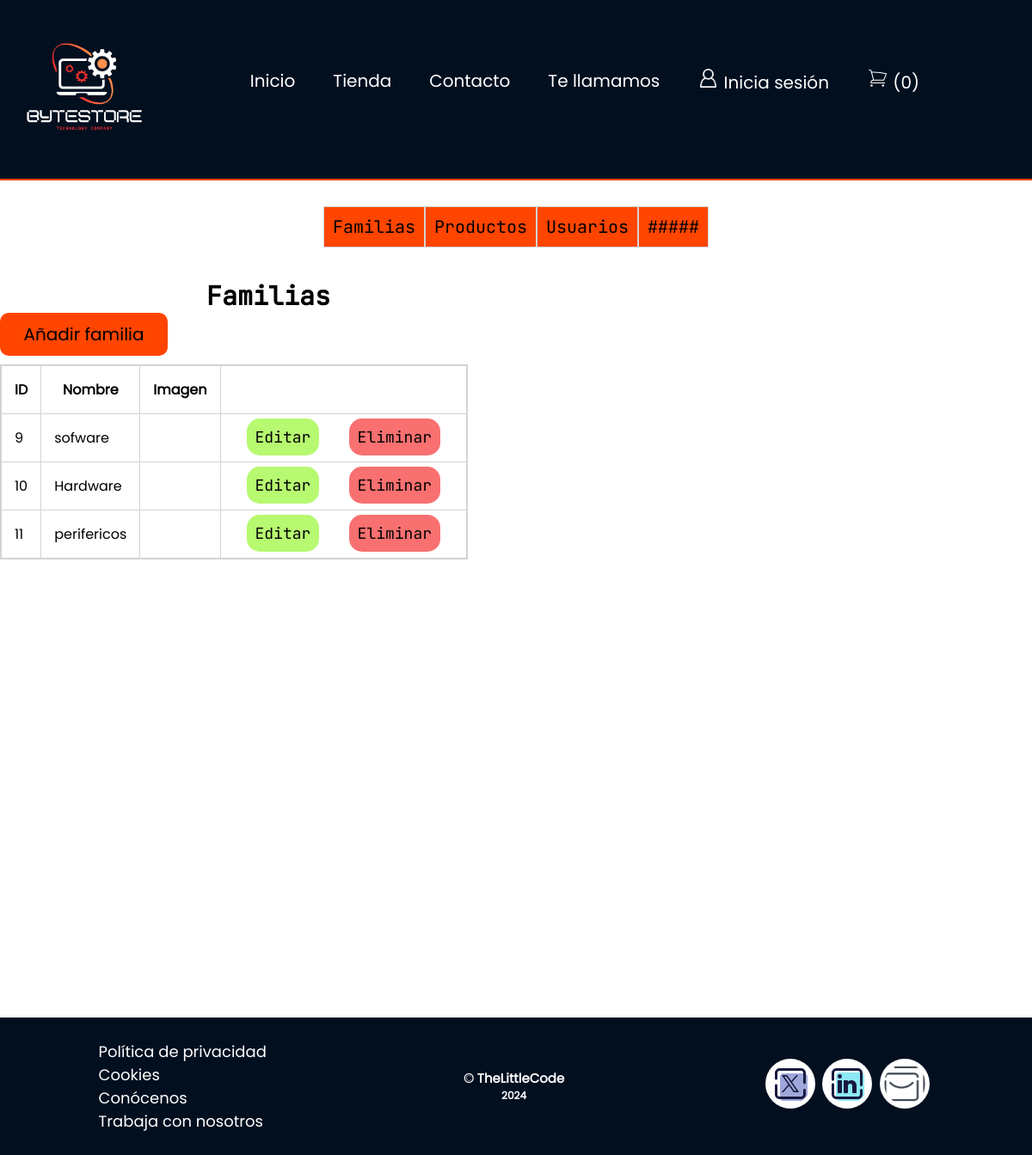
The page /panel_control/familias/index.php on the database as committed earlier.
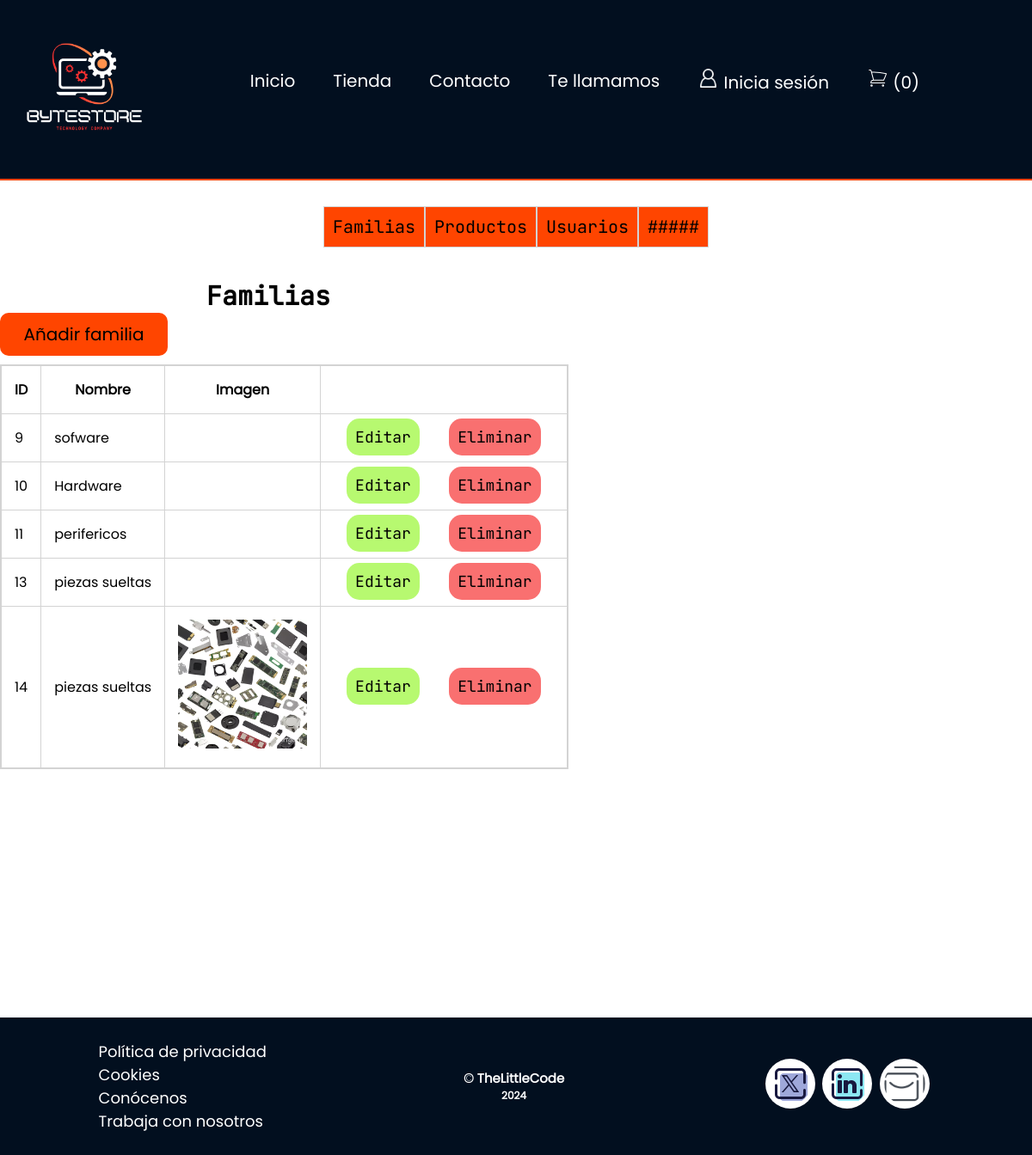
The same page on the database as committed later.
### tables this page shows
CREATE TABLE `familias` (
  `id` int(11) NOT NULL COMMENT 'Primary Key',
  `name` varchar(255) DEFAULT NULL,
  `Imagen` varchar(255) DEFAULT NULL COMMENT 'Imagen'
);

### panel_control/familias/index.php (the view, shortened to what this page needs)
<?php
include ('../../templates/header.php');
include ('../../bd.php');
?>
<?php
$sentencia = $conexion->prepare("SELECT * FROM familias");
$sentencia->execute();
$lista_familias = $sentencia->fetchAll(PDO::FETCH_ASSOC);
?>
<div class="second-menu">
    <div class="second-nav">
        <ul class="second-menu">
            <li><a href="/panel_control/familias/index.php" class="btn-secondMenu">Familias</a></li>
            <li><a href="/panel_control/productos/index.php" class="btn-secondMenu">Productos</a></li>
            <li><a href="/panel_control/usuarios/index.php" class="btn-secondMenu">Usuarios</a></li>
            <li><a href="#" class="btn-secondMenu">#####</a></li>
        </ul>
    </div>
</div>
<h4>Familias</h4>
<section class="main-Tablas">
    <div class="card-table">
        <div class="card-header">
            <a href="crear.php" class="btn-primary">
                Añadir familia
            </a>
        </div>
        <div class="card-body">
            <div class="main-table">
                <table class="table">
                    <thead>
                        <tr>
                            <th>ID</th>
                            <th>Nombre</th>
                            <th>Imagen</th>
                        </tr>
                    </thead>
                    <tbody>
                        <?php
                        foreach ($lista_familias as $registro) {
                            ?>
                            <tr>
                                <td> <?php echo $registro['id']; ?> </td>
                                <td> <?php echo $registro['name']; ?> </td>
                                <td>
                                    <img width="150px" src="/assets/img/<?php echo $registro['Imagen']; ?>" alt="">
                                </td>
                                <td>
                                    <a class="btn-info" href="editar.php?txtID=<?php echo $registro['id']; ?>">Editar</a>
                                    <a class="btn-danger" href="index.php?txtID=<?php echo $registro['id']; ?>">Eliminar</a>
                                </td>
                            </tr>
                        <?php } ?>
                    </tbody>
                </table>
            </div>
        </div>
</section>
<?php
include ('../../templates/footer.php');
?>

### templates/header.php (shortened to what this page needs)
<!DOCTYPE html>
<html lang="es">
<head>
    <link rel="stylesheet" type="text/css" href="/assets/css/index.css">
    <link rel="stylesheet" type="text/css" href="/assets/css/tienda.css">
    <link rel="stylesheet" type="text/css" href="/assets/css/contacto.css">
    <link rel="stylesheet" type="text/css" href="/assets/css/llamar.css">
    <link rel="stylesheet" type="text/css" href="/assets/css/perfil.css">
    <link rel="stylesheet" type="text/css" href="/assets/css/index_Control.css">
    <link rel="stylesheet" type="text/css" href="/assets/css/indexTablas.css">
    <link rel="stylesheet" type="text/css" href="/assets/css/crearTablas.css">
    <link rel="stylesheet" type="text/css" href="/assets/css/carrito.css">
    <link rel="stylesheet" type="text/css" href="/assets/css/switchUsuarios.css">
</head>
<body>
    <header>
        <div class="wrap">
            <div class="logotipo" id="logotipo">
                    <a href="/index.php">
                    <img src="/assets/img/logotipo.png" alt="logotipo">
                </a>
            </div>
            <nav class="nav">
                <ul id="menu" class="menu">
                    <li>
                        <a href="/index.php">Inicio</a>
                    </li>
                    <li>
                        <a href="/tienda.php">Tienda</a>
                    </li>
                    <li>
                        <a href="/contacto.php">Contacto</a>
                    </li>
                    <li>
                        <a href="/llamar.php">Te llamamos</a>
                    </li>
                    <?php if (isset($_SESSION['user_id'])) { ?>
                        <li>
                            <a href="/login/perfil.php" id="login">
                                <img class="social-icon" src="/assets/img/user.png" alt="Icono-social">
                            </a>
                        </li>
                    <?php } else { ?>
                        <li>
                            <a href="/login/index.php" id="login">
                                <img class="social-icon" src="/assets/img/user.png" alt="Icono-social">
                                Inicia sesión
                            </a>
                        </li>
                    <?php } ?>
                    <li>
                        <a href="/mostrarCarrito.php">
                            <span>(<?php echo (empty($_SESSION['CARRITO'])) ? 0 : count($_SESSION['CARRITO']); ?>)</span>
                        </a>
                    </li>
                </ul>
            </nav>
        </div>
    </header>

### templates/footer.php (shortened to what this page needs)
<footer>
    <div class="apart">
        <ul>
            <li><a href="#">Política de privacidad</a></li>
            <li><a href="#">Cookies</a></li>
            <li><a href="#">Conócenos</a></li>
            <li><a href="#">Trabaja con nosotros </a></li>
        </ul>
    </div>
    <div class="credits">
        <h5>&copy; TheLittleCode</h5>
        <h6>2024</h6>
    </div>
    <div class="social-media">
        <ul>
            <li>
                <a href="#"> <img src="assets/img/twitterx.png" alt="Icono-TwitterX"> </a>
            </li>
            <li>
                <a href="#"> <img src="assets/img/linkedin.png" alt="Icono-LinkedIn"> </a>
            </li>
            <li>
                <a href="#"> <img src="assets/img/message.png" alt="Icono-mensaje"> </a>
            </li>
        </ul>
    </div>
</footer>
</body>
</html>

### assets/css/index.css (style rules this page uses)
* { margin: 0px; padding: 0px; font-family: 'Poppins'; }
header { width: 100%; height: 200px; border-bottom: 2px solid orangered; }
.wrap { width: 100%; height: 225px; display: flex; justify-content: space-around; align-items: center; background-color: rgb(2 15 31); }
.logotipo { float: left; }
.logotipo img { width: 150px; }
.nav { transition: max-height .5s ease-out; float: right; text-decoration: none; margin-top: 70px; margin-left: 50px; margin-right: 86px; }
.menu { display: flex; flex-direction: column; align-items: center; transform: translateY(-140%); }
.nav li { display: inline-block; }
.nav li a { color: white; font-size: 20px; padding: 10px 20px 10px 20px; text-decoration: none; }
.social-icon { filter: invert(1); width: 25px; }
.shoppingCart { width: 25px; }
@media screen and (min-width: 770px) { header { height: 208px; } }
@media screen and (min-width: 770px) { .wrap { width: 100%; height: 208px; display: flex; flex-direction: row; } }
@media screen and (min-width: 770px) { .menu { flex-direction: row; transform: translateY(-135%); } }
@media screen and (min-width: 770px) { .nav ul li { padding: 0; margin: 0px 2px; } }
footer { width: 100%; height: 160px; display: flex; align-items: center; color: white; background-color: rgb(2 15 31); margin-top: 20px; position: absolute; bottom: 0; justify-content: space-around; }
.apart ul li { list-style: none; }
.apart a { color: white; font-size: 18px; text-decoration: none; }
.credits { color: white; text-align: center; font-family: 'JetBrains'; font-size: 18px; text-decoration: none; }
.social-media { width: 200px; }
.social-media ul { display: flex; align-items: center; justify-content: space-around; list-style: none; }
.social-media ul img { max-width: 48px; max-height: 48px; background-color: white; padding: 5px; border-radius: 50%; }

### assets/css/tienda.css (style rules this page uses)
* { margin: 0px; padding: 0px; }

### assets/css/indexTablas.css (style rules this page uses)
h4 { font-family: 'JetBrains'; font-size: 30px; margin-top: 3%; margin-left: 20%; }
.main-Tablas { position: relative; min-height: 100vh; z-index: 2; }
.second-menu { display: flex; align-items: center; justify-content: center; margin-top: 15px; }
.second-menu li { list-style: none; }
.btn-secondMenu { display: block; padding: 10px; color: black; background-color: orangered; font-family: 'JetBrains'; font-size: 20px; text-decoration: none; list-style: none; border: 1px solid lightgray; }
.btn-primary { max-width: 175px; display: block; border-radius: 10px; padding: 10px; color: black; font-size: 20px; background-color: orangered; text-align: center; text-decoration: none; margin-bottom: 10px; }
.table { border: 2px solid lightgray; border-collapse: collapse; }
.table th, .table td { border: 1px solid lightgray; padding: 15px; }
.btn-info { margin: 15px; padding: 10px; color: black; font-family: 'JetBrains'; font-size: 18px; background-color: rgb(183, 249, 112); border: none; border-radius: 15px; cursor: pointer; text-decoration: none; }
.btn-danger { padding: 10px; color: black; font-family: 'JetBrains'; font-size: 18px; background-color: rgb(255, 179, 0); border: none; border-radius: 15px; cursor: pointer; text-decoration: none; }
footer { position: relative; bottom: 0; }

### assets/css/crearTablas.css (style rules this page uses)
.btn-danger { min-width: 166px; margin: 15px; padding: 10px; color: black; font-family: 'JetBrains'; font-size: 18px; background-color: rgb(249, 112, 112); border: none; border-radius: 15px; cursor: pointer; text-decoration: none; }

Rows that differ between the two databases and show on the page:
added familias: id "13", name "piezas sueltas"
added familias: id "14", name "piezas sueltas", Imagen (picture)
